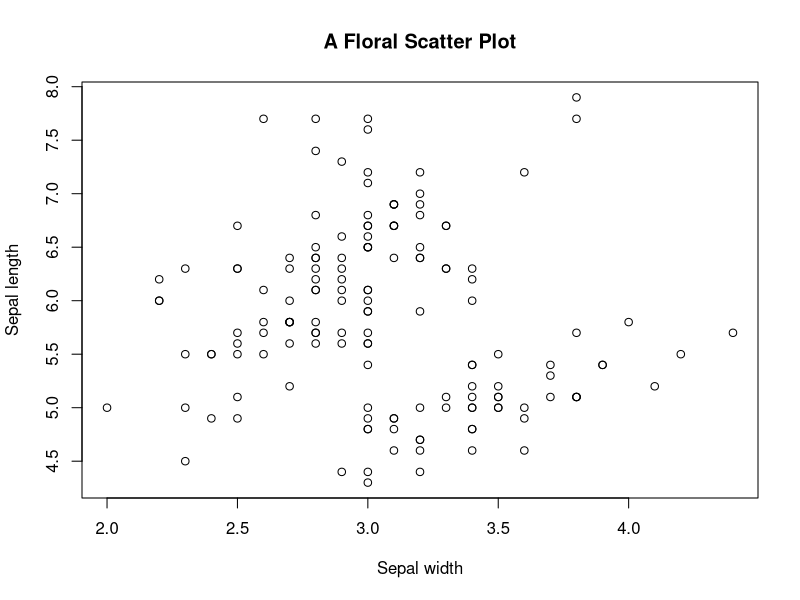
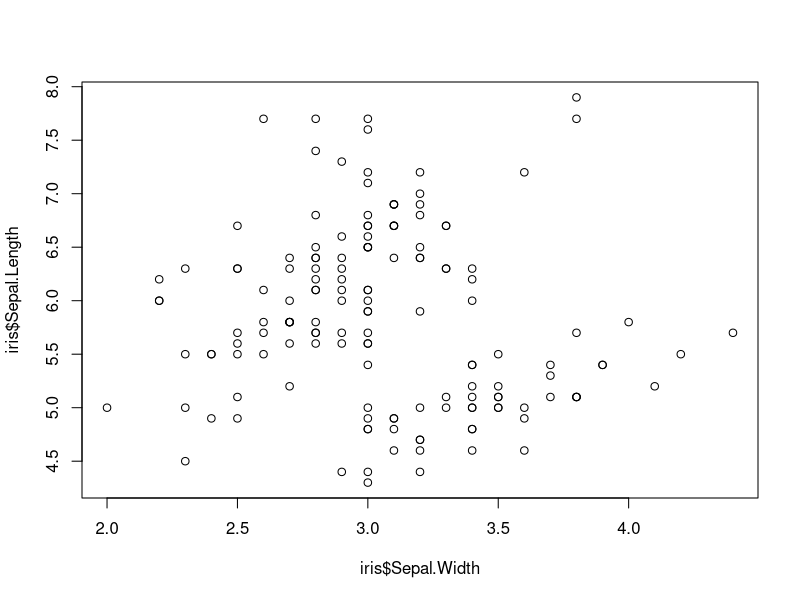

The R script that drew these images, in order: (Note: this script raises an error after producing the figures.)
data("iris")
head(iris)
iris$Sepal.Width
mean(iris$Sepal.Length)
mean(iris$Sepal.Width)
sd(iris$Sepal.Length)
sd(iris$Sepal.Width)
plot(x = iris$Sepal.Width, y = iris$Sepal.Length, main="A Floral Scatter Plot",
    xlab="Sepal width", ylab="Sepal length")

data_center_x = mean(iris$Sepal.Width)
data_center_y = mean(iris$Sepal.Length)
c(data_center_x, data_center_y)
plot(x = iris$Sepal.Width, y = iris$Sepal.Length)
##abline(v=3.057, 5.84, col="purple")
line_point_slope = function(x, x1, y1, slope)
{
  get_y_intercept = 
    function(x1, y1, slope) 
      return(-(x1 * slope) + y1)
  
  linear = 
    function(x, yint, slope) 
      return(yint + x * slope)
  
  return(linear(x, get_y_intercept(x1, y1, slope), slope))
}
lines(iris$Sepal.Width)
lines=function(x,x1,y1,slope)
lm(x1, y1, slope)
line_point_slope(x, x1, y1, slope)

plot(x = iris$Sepal.Width, y = iris$Sepal.Length, main="A Floral Scatter Plot",
     xlab="Sepal width", ylab="Sepal length")
points(x = data_center_x, y = data_center_y, col = "red")
curve(
  line_point_slope(
    x, 
    data_center_x, 
    data_center_y,
    -0.5), 
  add = TRUE)
#####################

c(1, 2, 3)
"c(1, 2, 3)"
